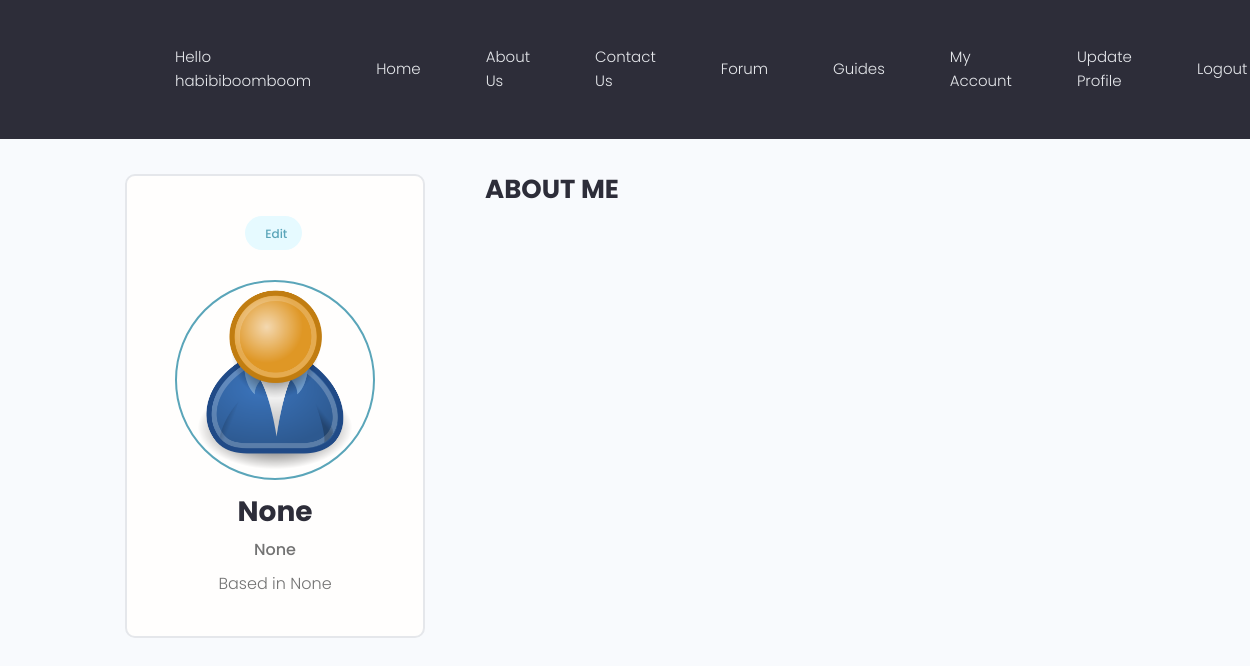
Screenshot of /users/account/ (signed in) with the database file from the repository.
### users/models.py (models this page shows, shortened)
class Profile(models.Model):
    user = models.OneToOneField(User, on_delete=models.CASCADE, null=True, blank=True)
    name = models.CharField(max_length=200, blank=True, null=True)
    email = models.EmailField(max_length=500, blank=True, null= True)
    username =  models.CharField(max_length=200, blank=True, null=True)
    location =  models.CharField(max_length=200, blank=True, null=True)
    short_intro = models.CharField(max_length=200, blank = True, null=True)
    bio = models.TextField(blank=True,null=True)
    profile_image = models.ImageField(
        null=True, blank=True, upload_to='profiles/', default= "profiles/user-default.png")
    guide_confirmation = models.ImageField(
        null=True, blank=True, upload_to='profiles/')
    admin_approved=models.BooleanField(default=False)
    created = models.DateTimeField(auto_now_add=True)
    id = models.UUIDField(default=uuid.uuid4, unique=True, primary_key=True,editable=False)

### users/views.py (the view)
# urls.py: path('account/',views.userAccount, name="account"),
@login_required(login_url='login')
def userAccount(request):
    profile = request.user.profile
    Skills = profile.skill_set.all()
    trips = profile.trip_set.all()
    context = {'profile':profile, 'skills':Skills, 'trips':trips}
    return render(request,'users/account.html',context)

### forum/context_processors.py (called while the page is built, shortened)
def searchFunction(request):
    search_context = {}
    posts = Post.objects.all()
    return search_context

### users/templates/users/account.html (shortened to what this page needs)
{% extends 'main.html' %}
{% block content %}
  <main class="settingsPage profile my-md">
    <div class="container">
      <div class="layout">
        <div class="column column--1of3">
          <div class="card text-center">
            <div class="card__body dev">
              <a class="tag tag--pill tag--main settings__btn" href="{% url 'edit-account' %}"> Edit</a>
              <img class="avatar avatar--xl dev__avatar" src="{{ profile.profile_image.url }}" />
              <h2 class="dev__name">{{profile.name}}</h2>
              <p class="dev__title">{{profile.short_intro}}</p>
              <p class="dev__location">Based in {{ profile.location }}</p>
            </div>
          </div>
        </div>
        <div class="column column--2of3">
          <div class="devInfo">
            <h3 class="devInfo__title">About Me</h3>
          </div>
      </div>
    </div>
  </main>
{% endblock content %}

### templates/navbar.html (shortened to what this page needs)
{% load static %}
 <header class="header">
    <div class="container container--narrow">
      <nav class="header__nav">
        <ul class="header__menu">
          {% if user.is_authenticated %}
          <li class="header__menuItem"><a >Hello {{user}} </a></li>
          {%endif%}
          <li class="header__menuItem"><a href="{% url 'trips' %}">Home</a></li>
          <li class="header__menuItem"><a href="{% url 'aboutus' %}">About Us</a></li>
          <li class="header__menuItem"><a href="{% url 'contact' %}">Contact Us</a></li>
          <li class="header__menuItem"><a href="{% url 'forumhome' %}">Forum</a></li>
          <li class="header__menuItem"><a href="{% url 'profiles' %}">Guides</a></li>
          {% if user.is_authenticated %}
          <li class="header__menuItem"><a href="{% url 'account' %}">My Account</a></li>
          <li class="header__menuItem"><a href="{% url 'update_profile' %}">Update Profile</a></li>
          <li class="header__menuItem"><a href="{% url 'logout' %}">Logout</a></li>
          {% else %}
          <li class="header__menuItem"><a href="{% url 'signin' %}" class="btn btn--sub">Login</a></li>
          <li class="header__menuItem"><a href="{% url 'signup' %}" class="btn btn--sub">Signup</a></li>
          {% endif %}
        </ul>
      </nav>
    </div>
  </header>

### static/styles/app.css (style rules this page uses)
:root { --color-sub: #2d2d39; }
.card { border: 2px solid var(--color-light); }
img { width: 100%; }
.header { position: sticky; z-index: 111; background-color: var(--color-sub); padding: 1.5rem 0; }
.header > .container { display: flex; justify-content: space-between; align-items: center; }
.header__nav > ul { display: inline-flex; align-items: center; list-style: none; gap: 6.5rem; }
.header__menuItem > a { color: var(--color-light); font-weight: 300; }
.profile .card > .dev { padding: 4rem; }
.dev__avatar { display: block; margin: auto; }
.dev__name { color: var(--color-sub); font-size: 2.8rem; font-weight: 700; margin-top: 1rem; margin-bottom: 0.5rem; }
.dev__title { font-size: 1.6rem; font-weight: 500; line-height: 1.3; }
.dev__location { margin-top: 1rem; }
.devInfo { margin-bottom: 3rem; }
.devInfo__title, .devInfo__subtitle { font-size: 2.6rem; color: var(--color-sub); text-transform: uppercase; font-weight: 700; margin-bottom: 1.5rem; }
.settingsPage .dev > .settings__btn { display: inline-block; margin-bottom: 3rem; }

### static/uikit/styles/modules/_variables.css (style rules this page uses)
:root { --color-main: #5aa5b9; --color-main-light: #e6faff; --color-sub: #3f4156; --color-sub-light: #51546e; --color-sub-lighter: #ededfd; --color-text: #737373; --color-gray: #8b8b8b; --color-light: #e5e7eb; --color-light-gray: #767676; --color-bg: #f8fafd; --color-white: #fffefd; --color-white-light: #f3f3f3; --color-success: #359e64; --color-success-bg: #def8e8; --color-error: #fc4b0b; --color-error-bg: #fff2ee; --font-base: 'Poppins', arial, helvetica, 'Segoe UI', roboto, ubuntu, sans-serif; --font-monospace: 'Fira Code', 'Courier New', courier, monospace; --font-regular: 300; --font-medium: 500; --font-bold: 700; --generic-shadow: 1px 1px 5px #00000010; --generic-transition: all 0.3s ease-in-out; }

### static/uikit/styles/modules/_base.css (style rules this page uses)
* { margin: 0; padding: 0; box-sizing: border-box; text-rendering: optimizeLegibility; color: inherit; font-size: inherit; }
html { font-size: 50%; }
@media only screen and (min-width: 480px) { html { font-size: 56.25%; } }
@media only screen and (min-width: 1200px) { html { font-size: 62.5%; } }
body { line-height: 1.6; font-weight: 400; font-size: 1.5rem; color: var(--color-text); background-color: var(--color-bg); min-height: 100vh; }

### static/uikit/styles/modules/_typography.css (style rules this page uses)
* { font-family: var(--font-base); }
h2 { font-size: 3.6rem; font-weight: var(--font-bold); }
h3 { font-size: 3.2rem; font-weight: var(--font-medium); }
p, span, strong { font-size: 1.6rem; color: var(--color-text); font-weight: var(--font-regular); }
a { padding-bottom: 2px; text-decoration: none; display: inline-block; color: var(--color-main); font-weight: var(--font-medium); }

### static/uikit/styles/modules/_utilities.css (style rules this page uses)
.container { width: 92%; max-width: 165rem; margin: 0 auto; box-sizing: border-box; }
.container--narrow { width: 92%; max-width: 120rem; }
@media screen and (min-width: 1000px) { .container { width: 90%; } }
@media screen and (min-width: 1000px) { .container--narrow { width: 85%; } }
@media screen and (min-width: 1200px) { .container { width: 80%; } }
@media screen and (min-width: 1200px) { .container--narrow { width: 72%; } }
.text-center { text-align: center; }
.my-md { margin: 3rem auto; }

### static/uikit/styles/modules/_avatar.css (style rules this page uses)
.avatar { border-radius: 50%; border: 2px solid var(--color-main); object-fit: cover; }
.avatar--xl { height: 20rem; width: 20rem; }

### static/uikit/styles/modules/_card.css (style rules this page uses)
.card { border-radius: 1rem; background-color: var(--color-white); border: 1.5px solid var(--color-light); width: auto; height: auto; margin-top: 0.5rem; margin-bottom: 0.5rem; overflow: hidden; }
.card__body, .card__header { padding: 2rem 2.5rem; }

### static/uikit/styles/modules/_tag.css (style rules this page uses)
.tag { display: inline-flex; align-items: center; background-color: var(--color-sub); height: -webkit-fit-content; height: -moz-fit-content; height: fit-content; width: -webkit-fit-content; width: -moz-fit-content; width: fit-content; border-radius: 0.5rem; padding: 0.5rem 1.5rem; font-size: 1.2rem; cursor: pointer; }
.tag:not(:last-child) { margin-right: 0.25rem; margin-bottom: 0.75rem; }
.tag--pill { border-radius: 5rem; }
.tag--main, .tag--main > small { background: var(--color-main-light); color: var(--color-main); font-weight: 500; }

### static/uikit/styles/modules/_layout.css (style rules this page uses)
.layout { display: flex; flex-flow: row wrap; justify-content: space-between; }
.layout > .column { margin-bottom: 3rem; }
.layout > .column.column--1of3 { flex-basis: 30%; }
.layout > .column.column--2of3 { flex-basis: 64%; }

### rows the page displays
Profile: profile_image (placeholder picture), name "None", short_intro "None", location "None"

### other values shown
{{ user }} "habibiboomboom"
